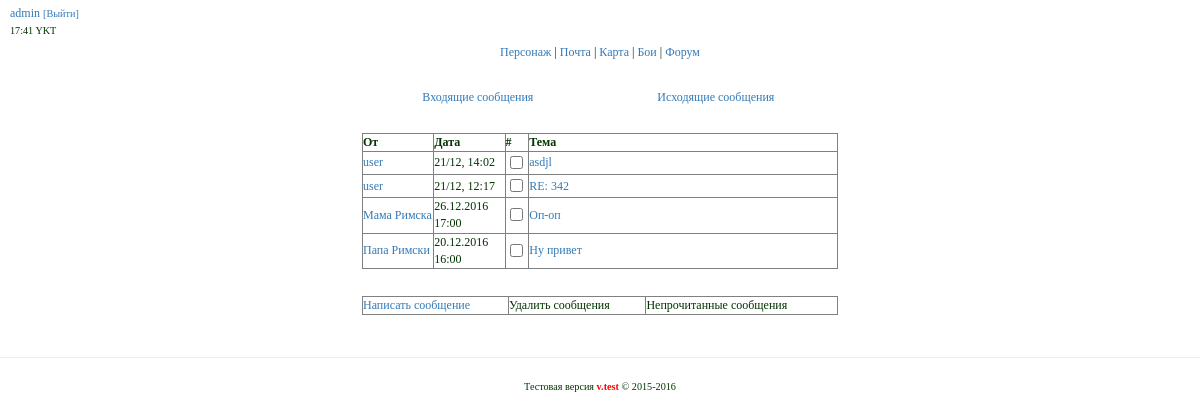
Page /mail/ (signed in) on the committed database.
### tables this page shows
CREATE TABLE IF NOT EXISTS `mail` (
  `id` int(11) unsigned NOT NULL AUTO_INCREMENT,
  `sender` varchar(255) NOT NULL,
  `receiver` varchar(255) NOT NULL,
  `date` varchar(255) NOT NULL,
  `title` varchar(255) NOT NULL,
  `text` text NOT NULL,
  PRIMARY KEY (`id`)
);

### app/core/viewClass.php (called while the page is built)
<?php
class View {
    public function render($title,$content,$template,$data=null,$data2=null,$data3=null) {
        include 'app/views/'.$template;
    }
}

### app/controllers/controllerMail.php (called while the page is built, shortened)
<?php
class ControllerMail extends Controller {
    public function __construct(){
        $this->model = new ModelMail();
        $this->view = new View();
    }
    public function actionView() {
        $login = $_COOKIE['login'];
        $data = $this->model->getInboxMailByUser($login);
        $this->view->render('Почта', 'mail/inbox.php', 'template.php', $data);
    }
}

### app/start.php (called while the page is built, shortened)
<?php
require_once 'core/viewClass.php';
require_once 'core/modelClass.php';
Router::run();

### index.php (called while the page is built, shortened)
<?php
require_once 'app/start.php';

### app/core/modelClass.php (called while the page is built, shortened)
<?php
class Model {
    public $mysqli;
    public function __construct() {
        $this->mysqli = new mysqli(Config::DBHOST,Config::DBUSER,Config::DBPASS,Config::DBNAME);
        $this->mysqli->query("SET NAMES 'utf8'");
    }
    public function query($query) {
        return $this->mysqli->query($query);
    }
    public function select($query) {
        $res = $this->query($query);
        $ret = [];
        while($row = mysqli_fetch_assoc($res)) {
            $ret[] = $row;
        }
        return $ret;
    }
}

### app/models/modelMail.php (called while the page is built, shortened)
<?php
class ModelMail extends Model {
    public function getInboxMailByUser($login) {
        $data = "SELECT * FROM `mail` WHERE `receiver` = '$login' ORDER BY `id` DESC";
        $data = $this->select($data);
        return $data;
    }
}

### app/views/mail/inbox.php (the view)
<div>
    <table align="center" width="40%">
        <tr align="center">
            <td>
                <a href="/mail/">Входящие сообщения</a>
            </td>
            <td>
                <a href="/mail/outbox">Исходящие сообщения</a>
            </td>
        </tr>
    </table>
</div>
<br>
<div class="mail">
    <table border="1" width="40%" align="center">
        <tr>
            <th width="15%">От</th>
            <th width="15%">Дата</th>
            <th width="5%">#</th>
            <th width="65%">Тема</th>
        </tr>
        <?php foreach($data as $mail): ;?>
        <tr>
            <td>
                <a href="/user/info?id="><?=$mail['sender']?></a>
            </td>
            <td>
                <?=$mail['date']?>
            </td>
            <td align="center">
                <input type="checkbox" name="check">
            </td>
            <td>
                <a href="/mail/read?id=<?=$mail['id']?>"><?=$mail['title']?></a>
            </td>
        </tr>
        <?php endforeach ;?>
    </table>
</div>
<br>
<div class="mail buttons">
    <table border="1" width="40%" align="center">
        <tr>
            <td>
                <a href="/mail/new">Написать сообщение</a>
            </td>
            <td>
                Удалить сообщения
            </td>
            <td>
                Непрочитанные сообщения
            </td>
        </tr>
    </table>
</div>

### css/style.css (style rules this page uses)
div { margin: 5px; }
body { FONT-SIZE: 9pt; COLOR: #003300; FONT-FAMILY: verdana,geneva,arial cyr; }

### rows in the picture
mail: sender "user", date "21/12, 14:02", title "asdjl"
mail: sender "user", date "21/12, 12:17", title "RE: 342"
mail: sender "Мама Римска", date "26.12.2016 17:00", title "Оп-оп"
mail: sender "Папа Римски", date "20.12.2016 16:00", title "Ну привет"

### other values in the picture
$_COOKIE['login'] "admin"
